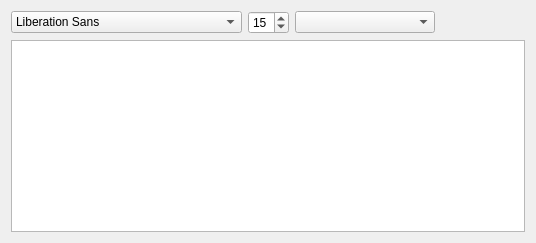
       <widget class="QWidget" name="tabNotes">
        <attribute name="title">
         <string>&amp;Notes</string>
        </attribute>
        <layout class="QVBoxLayout" name="verticalLayout">
         <item>
          <layout class="QHBoxLayout" name="horizontalLayout_4">
           <item>
            <widget class="QFontComboBox" name="combo_Notes_Font">
             <property name="minimumSize">
              <size>
               <width>200</width>
               <height>0</height>
              </size>
             </property>
             <property name="editable">
              <bool>false</bool>
             </property>
             <property name="currentText">
              <string>Times New Roman</string>
             </property>
            </widget>
           </item>
           <item>
            <widget class="QSpinBox" name="spin_Notes_FontSize">
             <property name="minimumSize">
              <size>
               <width>35</width>
               <height>0</height>
              </size>
             </property>
             <property name="minimum">
              <number>3</number>
             </property>
             <property name="maximum">
              <number>50</number>
             </property>
             <property name="value">
              <number>15</number>
             </property>
            </widget>
           </item>
           <item>
            <widget class="QComboBox" name="combo_Notes_Colour">
             <property name="minimumSize">
              <size>
               <width>140</width>
               <height>0</height>
              </size>
             </property>
            </widget>
           </item>
           <item>
            <spacer name="horizontalSpacer">
             <property name="orientation">
              <enum>Qt::Horizontal</enum>
             </property>
             <property name="sizeType">
              <enum>QSizePolicy::MinimumExpanding</enum>
             </property>
             <property name="sizeHint" stdset="0">
              <size>
               <width>90</width>
               <height>20</height>
              </size>
             </property>
            </spacer>
           </item>
          </layout>
         </item>
         <item>
          <widget class="QTextEdit" name="textEdit_Notes">
           <property name="lineWrapMode">
            <enum>QTextEdit::NoWrap</enum>
           </property>
          </widget>
         </item>
        </layout>
       </widget>
